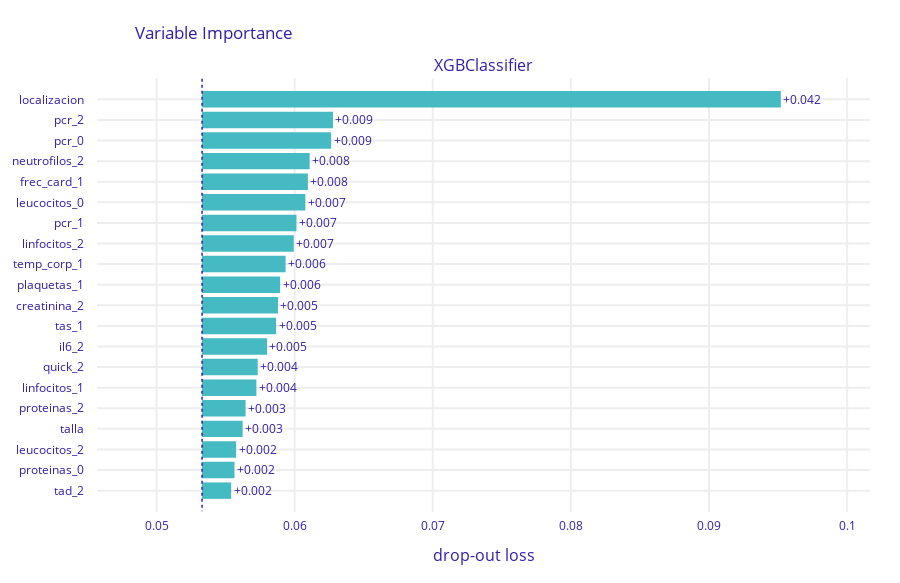

Notebook code for this chart:
### Markdown cell above
0.7333

### Code cell
exp = dx.Explainer(best_model, X, y)
vi = exp.model_parts()
vi.plot(max_vars=20)

### Figure 1 — Plotly figure (JSON) as saved in the notebook; plotly's stock layout.template omitted (floating-point values rounded to 4 significant figures)
{"data": [{"base": 0.0533, "hoverinfo": "text", "hoverlabel": {"bgcolor": "rgba(0,0,0,0.8)"}, "hovertext": ["Model: XGBClassifier loss after<br>variable: localizacion is permuted: 0.095<br>Drop-out loss change: +0.042", "Model: XGBClassifier loss after<br>variable: pcr_2 is permuted: 0.063<br>Drop-out loss change: +0.009", "Model: XGBClassifier loss after<br>variable: pcr_0 is permuted: 0.063<br>Drop-out loss change: +0.009", "Model: XGBClassifier loss after<br>variable: neutrofilos_2 is permuted: 0.061<br>Drop-out loss change: +0.008", "Model: XGBClassifier loss after<br>variable: frec_card_1 is permuted: 0.061<br>Drop-out loss change: +0.008", "Model: XGBClassifier loss after<br>variable: leucocitos_0 is permuted: 0.061<br>Drop-out loss change: +0.007", "Model: XGBClassifier loss after<br>variable: pcr_1 is permuted: 0.06<br>Drop-out loss change: +0.007", "Model: XGBClassifier loss after<br>variable: linfocitos_2 is permuted: 0.06<br>Drop-out loss change: +0.007", "Model: XGBClassifier loss after<br>variable: temp_corp_1 is permuted: 0.059<br>Drop-out loss change: +0.006", "Model: XGBClassifier loss after<br>variable: plaquetas_1 is permuted: 0.059<br>Drop-out loss change: +0.006", "Model: XGBClassifier loss after<br>variable: creatinina_2 is permuted: 0.059<br>Drop-out loss change: +0.005", "Model: XGBClassifier loss after<br>variable: tas_1 is permuted: 0.059<br>Drop-out loss change: +0.005", "Model: XGBClassifier loss after<br>variable: il6_2 is permuted: 0.058<br>Drop-out loss change: +0.005", "Model: XGBClassifier loss after<br>variable: quick_2 is permuted: 0.057<br>Drop-out loss change: +0.004", "Model: XGBClassifier loss after<br>variable: linfocitos_1 is permuted: 0.057<br>Drop-out loss change: +0.004", "Model: XGBClassifier loss after<br>variable: proteinas_2 is permuted: 0.056<br>Drop-out loss change: +0.003", "Model: XGBClassifier loss after<br>variable: talla is permuted: 0.056<br>Drop-out loss change: +0.003", "Model: XGBClassifier loss after<br>variable: leucocitos_2 is permuted: 0.056<br>Drop-out loss change: +0.002", "Model: XGBClassifier loss after<br>variable: proteinas_0 is permuted: 0.056<br>Drop-out loss change: +0.002", "Model: XGBClassifier loss after<br>variable: tad_2 is permuted: 0.055<br>Drop-out loss change: +0.002"], "marker": {"color": "#46bac2"}, "orientation": "h", "showlegend": false, "text": ["+0.042", "+0.009", "+0.009", "+0.008", "+0.008", "+0.007", "+0.007", "+0.007", "+0.006", "+0.006", "+0.005", "+0.005", "+0.005", "+0.004", "+0.004", "+0.003", "+0.003", "+0.002", "+0.002", "+0.002"], "textposition": "outside", "type": "bar", "x": [0.0419, 0.009478, 0.009346, 0.007788, 0.007661, 0.00748, 0.006838, 0.00664, 0.00605, 0.005652, 0.005497, 0.00536, 0.004706, 0.00403, 0.003934, 0.00315, 0.002939, 0.002465, 0.002347, 0.00211], "xaxis": "x", "y": ["localizacion", "pcr_2", "pcr_0", "neutrofilos_2", "frec_card_1", "leucocitos_0", "pcr_1", "linfocitos_2", "temp_corp_1", "plaquetas_1", "creatinina_2", "tas_1", "il6_2", "quick_2", "linfocitos_1", "proteinas_2", "talla", "leucocitos_2", "proteinas_0", "tad_2"], "yaxis": "y"}], "layout": {"annotations": [{"font": {"size": 16}, "showarrow": false, "text": "XGBClassifier", "x": 0.5, "xanchor": "center", "xref": "paper", "y": 1, "yanchor": "bottom", "yref": "paper"}, {"font": {"size": 16}, "showarrow": false, "text": "drop-out loss", "x": 0.5, "xanchor": "center", "xref": "paper", "y": 0, "yanchor": "top", "yref": "paper", "yshift": -30}], "font": {"color": "#371ea3"}, "height": 583, "margin": {"b": 71, "r": 30, "t": 78}, "shapes": [{"line": {"color": "#371ea3", "dash": "dot", "width": 1.5}, "type": "line", "x0": 0.0533, "x1": 0.0533, "xref": "x", "y0": -1, "y1": 20, "yref": "y"}], "title": {"text": "Variable Importance", "x": 0.15}, "xaxis": {"anchor": "y", "automargin": true, "domain": [0, 1], "fixedrange": true, "gridwidth": 2, "range": [0.04569, 0.1017], "tickcolor": "white", "ticklen": 3, "ticks": "outside", "type": "linear", "zeroline": false}, "yaxis": {"anchor": "x", "automargin": true, "autorange": "reversed", "domain": [0, 1], "fixedrange": true, "gridwidth": 2, "tickcolor": "white", "ticklen": 10, "ticks": "outside", "type": "category"}}}
